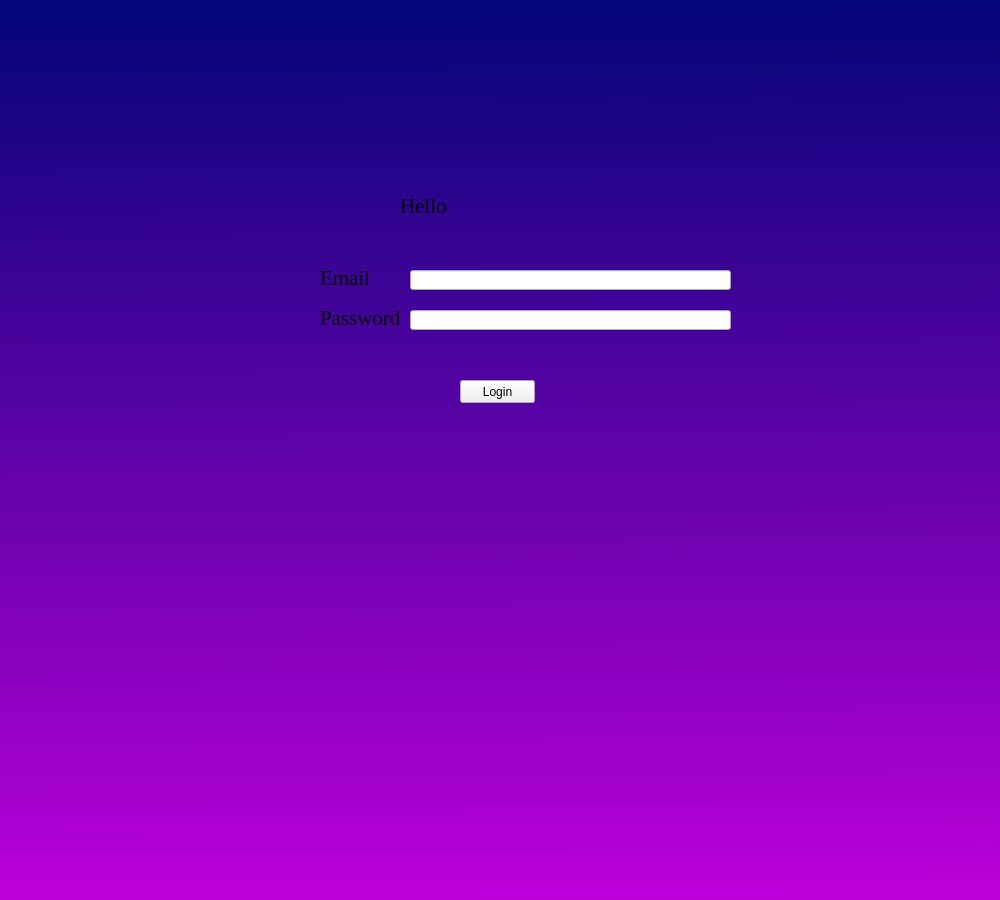
<?xml version="1.0" encoding="UTF-8"?>
<ui version="4.0">
 <class>MainWindow</class>
 <widget class="QMainWindow" name="MainWindow">
  <property name="geometry">
   <rect>
    <x>0</x>
    <y>0</y>
    <width>1000</width>
    <height>900</height>
   </rect>
  </property>
  <property name="windowTitle">
   <string>MainWindow</string>
  </property>
  <property name="styleSheet">
   <string notr="true">QWidget#centralwidget{
background-color: qlineargradient(spread:pad, x1:0, y1:0, x2:0.008, y2:0.994, stop:0.0152381 rgba(5, 5, 122, 255), stop:1 rgba(186, 0, 216, 255));}</string>
  </property>
  <widget class="QWidget" name="centralwidget">
   <widget class="QLabel" name="label">
    <property name="geometry">
     <rect>
      <x>400</x>
      <y>180</y>
      <width>91</width>
      <height>51</height>
     </rect>
    </property>
    <property name="font">
     <font>
      <family>Times New Roman</family>
      <pointsize>16</pointsize>
     </font>
    </property>
    <property name="text">
     <string>Hello</string>
    </property>
   </widget>
   <widget class="QLineEdit" name="txtBoxEmail">
    <property name="geometry">
     <rect>
      <x>410</x>
      <y>270</y>
      <width>321</width>
      <height>20</height>
     </rect>
    </property>
   </widget>
   <widget class="QLabel" name="label_2">
    <property name="geometry">
     <rect>
      <x>320</x>
      <y>270</y>
      <width>81</width>
      <height>16</height>
     </rect>
    </property>
    <property name="font">
     <font>
      <family>Times New Roman</family>
      <pointsize>16</pointsize>
     </font>
    </property>
    <property name="text">
     <string>Email</string>
    </property>
   </widget>
   <widget class="QLabel" name="label_3">
    <property name="geometry">
     <rect>
      <x>320</x>
      <y>310</y>
      <width>81</width>
      <height>16</height>
     </rect>
    </property>
    <property name="font">
     <font>
      <family>Times New Roman</family>
      <pointsize>16</pointsize>
     </font>
    </property>
    <property name="text">
     <string>Password</string>
    </property>
   </widget>
   <widget class="QLineEdit" name="txtBoxPassword">
    <property name="geometry">
     <rect>
      <x>410</x>
      <y>310</y>
      <width>321</width>
      <height>20</height>
     </rect>
    </property>
   </widget>
   <widget class="QPushButton" name="btnLogin">
    <property name="geometry">
     <rect>
      <x>460</x>
      <y>380</y>
      <width>75</width>
      <height>23</height>
     </rect>
    </property>
    <property name="text">
     <string>Login</string>
    </property>
   </widget>
  </widget>
 </widget>
 <resources/>
 <connections/>
</ui>
